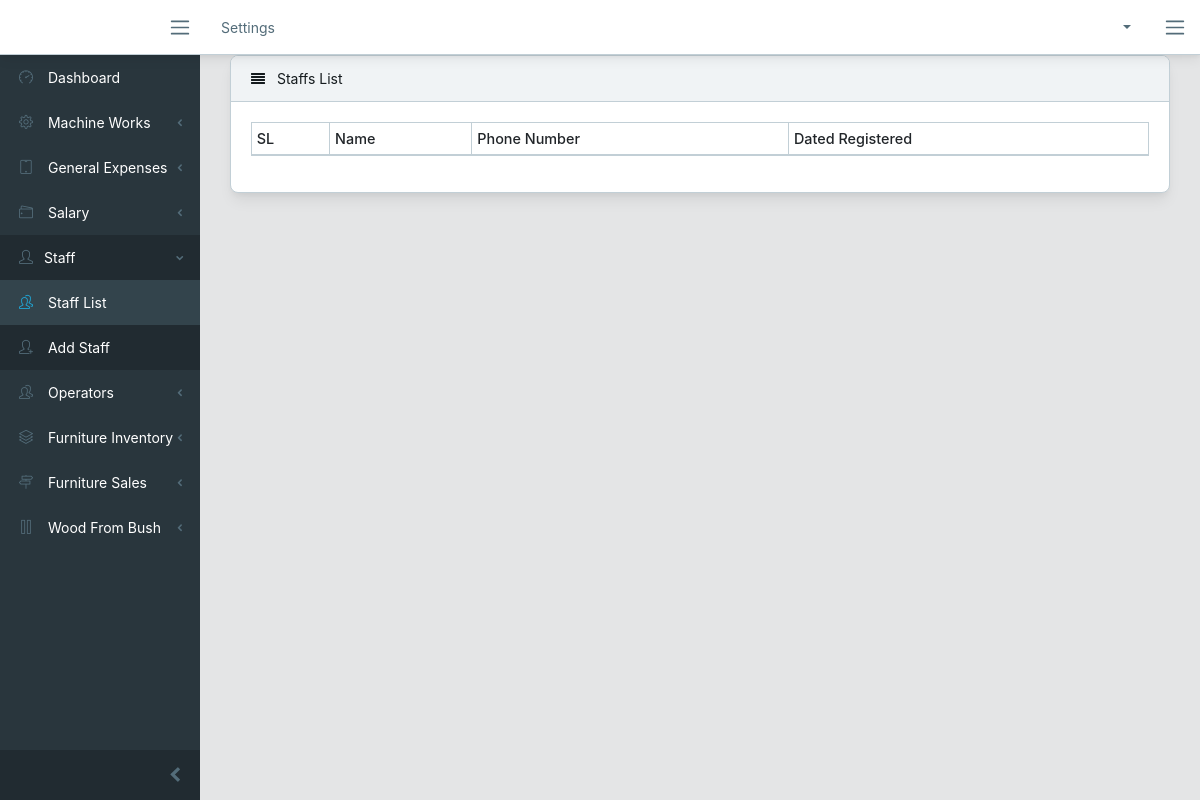
The page /staff/list/ (signed in) on the database as committed earlier.
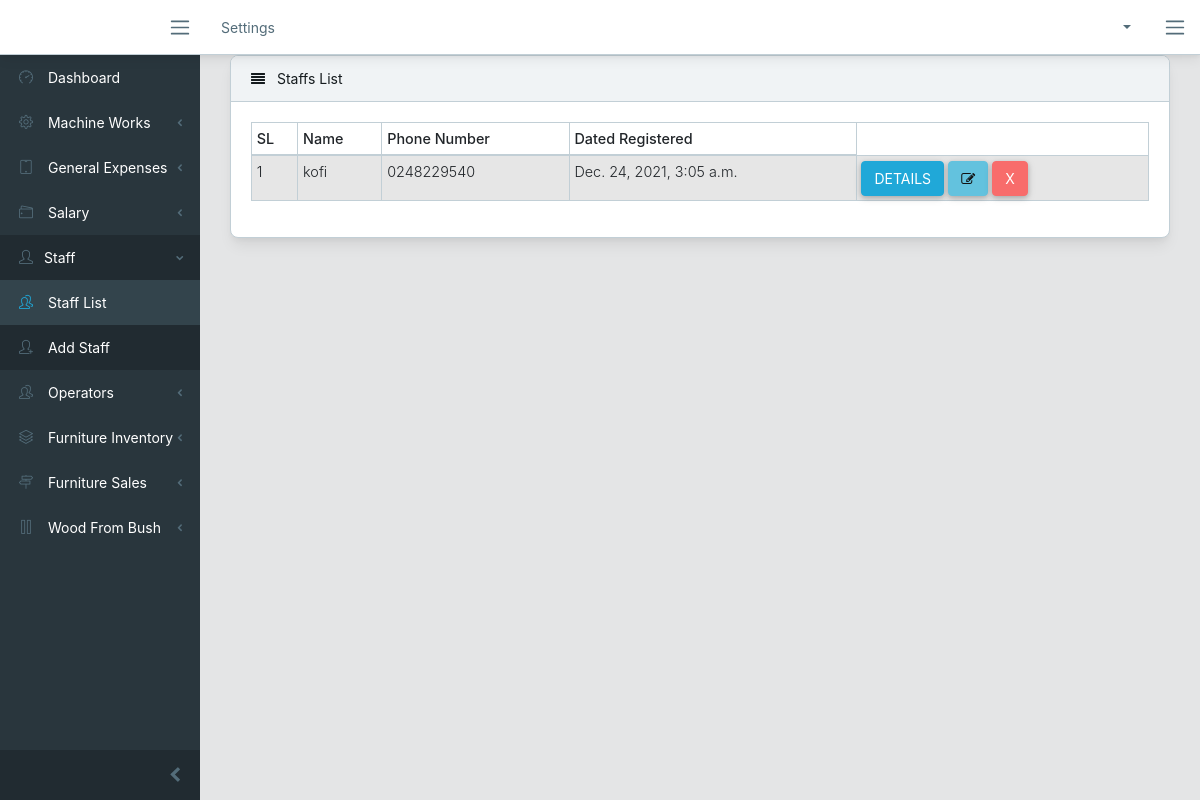
The same page on the database as committed later.
### accounts/models.py (models this page shows, shortened)
class Staff(models.Model):
    user= models.ForeignKey(User, on_delete= models.CASCADE, related_name="staff")
    otherNames = models.CharField(max_length=50)
    hometown = models.CharField(max_length=50)
    phoneNumber= models.CharField(max_length=10)
    emergencyContactPerson = models.CharField(max_length=50)
    emergencyContactNumber = models.CharField(max_length=10)
    picture = models.ImageField(upload_to = "profile/")
    dateCreated = models.DateTimeField(auto_now_add= True)
    class Meta:
        ordering = ("-user",)

### accounts/views.py (the view)
# urls.py: path('staff/list/', staff_list, name="staff_list"),
@login_required
def staff_list (request):
    staff_list = Staff.objects.all()
    paginator = Paginator(staff_list, 20)
    page = request.GET.get('page')
    paged_staff = paginator.get_page(page)
    context = {
        "staff_list": staff_list
    }
    return render(request, "lists/staff_list.html", context)

### templates/lists/staff_list.html
{% extends 'base.html' %}
{% load static %}
{% block content %}
<div class="row">
    <div class="col-lg-12">
        <div class="card">
            <div class="card-header">
                <i class="fa fa-align-justify"></i> Staffs List</div>
            <div class="card-body">
                <table class="table table-responsive-sm table-bordered table-striped table-sm">
                    <thead>
                        <tr>
                            <th>SL</th>
                            <th>Name</th>
                            <th>Phone Number</th>
                            <th>Dated Registered</th>
                        </tr>
                    </thead>
                    <tbody>
                        {% if staff_list %}
                            {% for staff in staff_list %}
                                <tr>
                                    <td>{{ forloop.counter }}</td>
                                    <td>{{ staff.user.first_name}} {{staff.user.last_name}}{{staff.otherNames }}</td>
                                    <td>{{ staff.phoneNumber }}</td>
                                    <td>{{ staff.dateCreated}}</td>
                                    <td>
                                        <a href="#">
                                            <button type="button" class="btn btn-primary">Details</button>
                                        </a>
                                        <a href="#">
                                            <button type="button" class="btn btn-info"><i class="fa fa-edit"></i></button>
                                        </a>
                                        <a href="#">
                                            <button type="button" class="btn btn-danger">X</button>
                                        </a>
                                    </td>
                                </tr>
                            {% endfor %}
                        {% endif %}
                    </tbody>
                </table>
            </div>
        </div>
    </div>
</div>
{% endblock %}

Rows that differ between the two databases and show on the page:
added Staff: otherNames "kofi", phoneNumber "0248229540", dateCreated "Dec. 24, 2021, 3:05 a.m."
